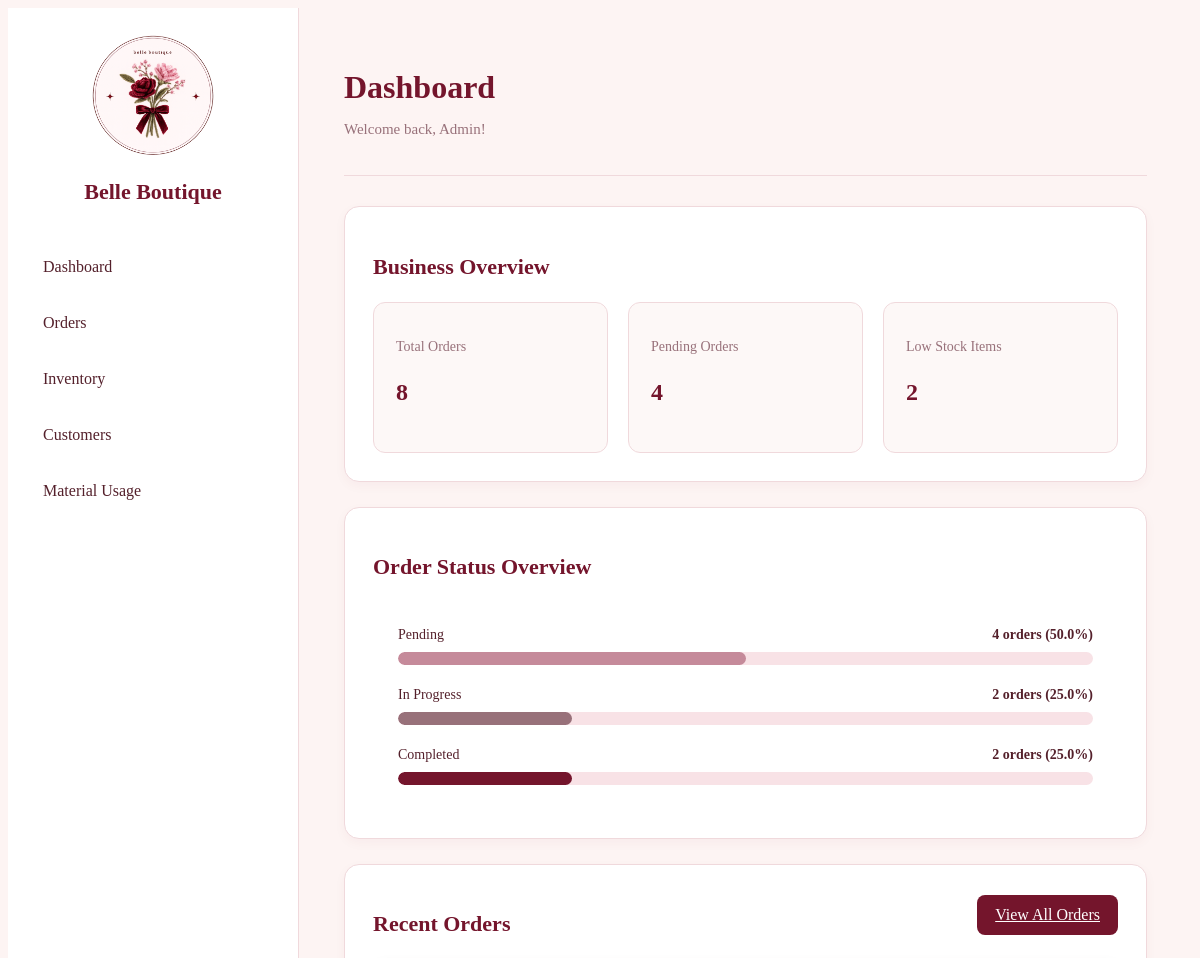
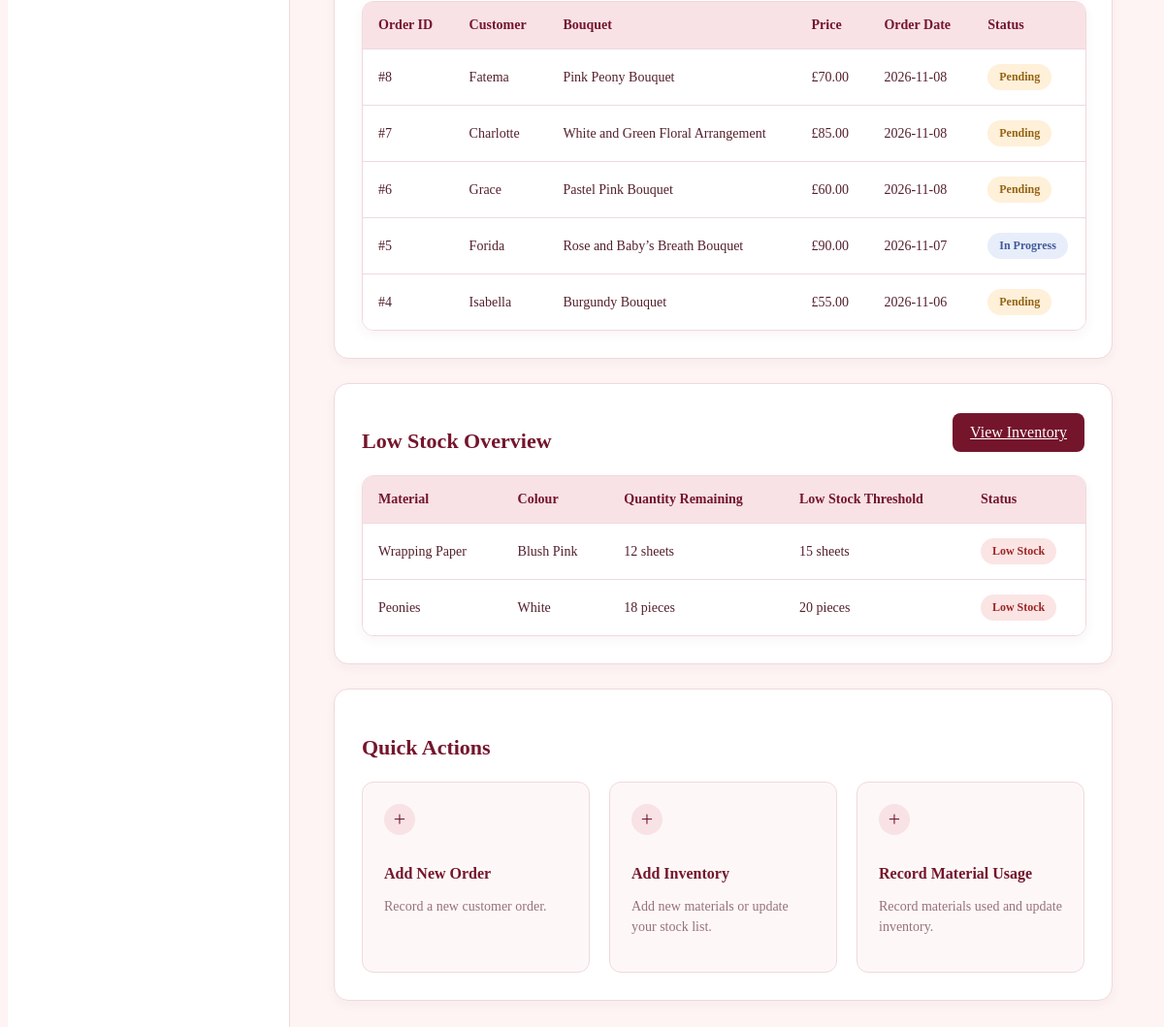
The page / on the database its author committed (2 pictures, top to bottom).
### tables this page shows
CREATE TABLE `orders` (
  `order_id` int NOT NULL,
  `customer_id` int NOT NULL,
  `bouquet_description` text NOT NULL,
  `quantity` int NOT NULL DEFAULT '1',
  `price` decimal(10,2) NOT NULL,
  `order_date` date NOT NULL,
  `deadline` date DEFAULT NULL,
  `status` varchar(30) NOT NULL DEFAULT 'Pending'
);

CREATE TABLE `customers` (
  `customer_id` int NOT NULL,
  `name` varchar(100) NOT NULL,
  `email` varchar(100) DEFAULT NULL,
  `phone` varchar(20) DEFAULT NULL,
  `created_at` timestamp NULL DEFAULT CURRENT_TIMESTAMP
);

CREATE TABLE `inventory` (
  `item_id` int NOT NULL,
  `item_name` varchar(100) NOT NULL,
  `colour` varchar(50) DEFAULT NULL,
  `quantity_in_stock` int NOT NULL DEFAULT '0',
  `low_stock_threshold` int NOT NULL DEFAULT '5',
  `unit` varchar(30) NOT NULL DEFAULT 'pieces'
);

### index.php (the view, shortened to what this page needs)
<?php
require_once "includes/db_connect.php";
$totalOrdersQuery = "SELECT COUNT(*) AS total FROM orders";
try {
    $totalOrdersResult = $conn->query($totalOrdersQuery);
} catch (mysqli_sql_exception $e) {
    error_log("Total orders query failed: " . $e->getMessage());
    die("Unable to load dashboard data right now. Please try again later.");
}
$totalOrders = $totalOrdersResult->fetch_assoc()['total'];
$pendingOrdersQuery = "SELECT COUNT(*) AS total FROM orders WHERE status = 'Pending'";
try {
    $pendingOrdersResult = $conn->query($pendingOrdersQuery);
} catch (mysqli_sql_exception $e) {
    error_log("Pending orders query failed: " . $e->getMessage());
    die("Unable to load dashboard data right now. Please try again later.");
}
$pendingOrders = $pendingOrdersResult->fetch_assoc()['total'];
$orderStatusQuery = "
    SELECT status, COUNT(*) AS total
    FROM orders
    GROUP BY status
";
try {
    $orderStatusResult = $conn->query($orderStatusQuery);
} catch (mysqli_sql_exception $e) {
    error_log("Order status query failed: " . $e->getMessage());
    die("Unable to load dashboard data right now. Please try again later.");
}
$orderStatusCounts = [
    'Pending' => 0,
    'In Progress' => 0,
    'Completed' => 0
];
while ($row = $orderStatusResult->fetch_assoc()) {
    $orderStatusCounts[$row['status']] = $row['total'];
}
$lowStockQuery = "SELECT COUNT(*) AS total FROM inventory
                  WHERE quantity_in_stock <= low_stock_threshold";
try {
    $lowStockResult = $conn->query($lowStockQuery);
} catch (mysqli_sql_exception $e) {
    error_log("Low stock count query failed: " . $e->getMessage());
    die("Unable to load dashboard data right now. Please try again later.");
}
$lowStockItems = $lowStockResult->fetch_assoc()['total'];
$recentOrdersQuery = "
    SELECT orders.order_id,
           customers.name AS customer_name,
           orders.bouquet_description,
           orders.price,
           orders.order_date,
           orders.status
    FROM orders
    INNER JOIN customers
        ON orders.customer_id = customers.customer_id
    ORDER BY orders.order_date DESC, orders.order_id DESC
    LIMIT 5
";
try {
    $recentOrdersResult = $conn->query($recentOrdersQuery);
} catch (mysqli_sql_exception $e) {
    error_log("Recent orders query failed: " . $e->getMessage());
    die("Unable to load dashboard data right now. Please try again later.");
}
$lowStockOverviewQuery = "
    SELECT item_name, colour, quantity_in_stock, unit, low_stock_threshold
    FROM inventory
    WHERE quantity_in_stock <= low_stock_threshold
    ORDER BY quantity_in_stock ASC
";
try {
    $lowStockOverviewResult = $conn->query($lowStockOverviewQuery);
} catch (mysqli_sql_exception $e) {
    error_log("Low stock overview query failed: " . $e->getMessage());
    die("Unable to load dashboard data right now. Please try again later.");
}
?>
<!DOCTYPE html>
<html lang="en">
<head>
    <link rel="stylesheet" href="assets/css/reset.css">
    <link rel="stylesheet" href="assets/css/style.css">
</head>
<body>
    <div class="dashboard">
        <?php include "includes/sidebar.php"; ?>
        <main class="main-content">
            <header class="top-header">
                <div>
                    <h1>Dashboard</h1>
                    <p>Welcome back, Admin!</p>
                </div>
            </header>
            <section class="overview">
                <h2>Business Overview</h2>
                <div class="summary-cards">
                    <div class="summary-card">
                        <h3>Total Orders</h3>
                        <p><?php echo (int)$totalOrders; ?></p>
                    </div>
                    <div class="summary-card">
                        <h3>Pending Orders</h3>
                        <p><?php echo (int)$pendingOrders; ?></p>
                    </div>
                    <div class="summary-card">
                        <h3>Low Stock Items</h3>
                        <p><?php echo (int)$lowStockItems; ?></p>
                    </div>
                </div>
            </section>
            <section class="overview dashboard-section">
                <h2>Order Status Overview</h2>
                <div class="order-status-chart"
                    data-pending="<?php echo (int)$orderStatusCounts['Pending']; ?>"
                    data-progress="<?php echo (int)$orderStatusCounts['In Progress']; ?>"
                    data-completed="<?php echo (int)$orderStatusCounts['Completed']; ?>">
                    <div class="chart-item">
                        <div class="chart-label">
                            <span>Pending</span>
                            <strong>
                                <?php echo $orderStatusCounts['Pending']; ?> orders
                                (<span class="chart-percentage">0%</span>)
                            </strong>
                        </div>
                        <div class="chart-bar">
                            <div class="chart-fill pending-fill"
                                data-status="Pending"></div>
                        </div>
                    </div>
                    <div class="chart-item">
                        <div class="chart-label">
                            <span>In Progress</span>
                            <strong>
                                <?php echo $orderStatusCounts['In Progress']; ?> orders
                                (<span class="chart-percentage">0%</span>)
                            </strong>
                        </div>
                        <div class="chart-bar">
                            <div class="chart-fill progress-fill"
                                data-status="In Progress"></div>
                        </div>
                    </div>
                    <div class="chart-item">
                        <div class="chart-label">
                            <span>Completed</span>
                            <strong>
                                <?php echo $orderStatusCounts['Completed']; ?> orders
                                (<span class="chart-percentage">0%</span>)
                            </strong>
                        </div>
                        <div class="chart-bar">
                            <div class="chart-fill completed-fill"
                                data-status="Completed"></div>
                        </div>
                    </div>
                </div>
            </section>
            <section class="overview dashboard-section">
                <div class="section-header">
                    <h2>Recent Orders</h2>
                    <a href="pages/orders.php" class="primary-button">View All Orders</a>
                </div>
                <div class="table-container">
                    <table>
                        <thead>
                            <tr>
                                <th>Order ID</th>
                                <th>Customer</th>
                                <th>Bouquet</th>
                                <th>Price</th>
                                <th>Order Date</th>
                                <th>Status</th>
                            </tr>
                        </thead>
                        <tbody>
                            <?php if ($recentOrdersResult->num_rows > 0): ?>
                                <?php while ($order = $recentOrdersResult->fetch_assoc()): ?>
                                    <tr>
                                        <td>#<?php echo $order['order_id']; ?></td>
                                        <td>
                                            <?php echo htmlspecialchars($order['customer_name']); ?>
                                        </td>
                                        <td>
                                            <?php echo htmlspecialchars($order['bouquet_description']); ?>
                                        </td>
                                        <td>
                                            £<?php echo number_format($order['price'], 2); ?>
                                        </td>
                                        <td>
                                            <?php echo htmlspecialchars($order['order_date']); ?>
                                        </td>
                                        <td>
                                            <span class="status-badge status-<?php echo strtolower(str_replace(' ', '-', $order['status'])); ?>">
                                                <?php echo htmlspecialchars($order['status']); ?>
                                            </span>
                                        </td>
                                    </tr>
                                <?php endwhile; ?>
                            <?php else: ?>
                                <tr>
                                    <td colspan="6">No orders have been added yet.</td>
                                </tr>
                            <?php endif; ?>
                        </tbody>
                    </table>
                </div>
            </section>
            <section class="overview dashboard-section">
                <div class="section-header">
                    <h2>Low Stock Overview</h2>
                    <a href="pages/inventory.php" class="primary-button">View Inventory</a>
                </div>
                <div class="table-container">
                    <table>
                        <thead>
                            <tr>
                                <th>Material</th>
                                <th>Colour</th>
                                <th>Quantity Remaining</th>
                                <th>Low Stock Threshold</th>
                                <th>Status</th>
                            </tr>
                        </thead>
                        <tbody>
                            <?php if ($lowStockOverviewResult->num_rows > 0): ?>
                                <?php while ($item = $lowStockOverviewResult->fetch_assoc()): ?>
                                    <tr>
                                        <td><?php echo htmlspecialchars($item['item_name']); ?></td>
                                        <td><?php echo htmlspecialchars($item['colour'] ?? ''); ?></td>
                                        <td>
                                            <?php echo htmlspecialchars($item['quantity_in_stock']); ?>
                                            <?php echo htmlspecialchars($item['unit']); ?>
                                        </td>
                                        <td>
                                            <?php echo htmlspecialchars($item['low_stock_threshold']); ?>
                                            <?php echo htmlspecialchars($item['unit']); ?>
                                        </td>
                                        <td>
                                            <span class="stock-badge stock-low">Low Stock</span>
                                        </td>
                                    </tr>
                                <?php endwhile; ?>
                            <?php else: ?>
                                <tr>
                                    <td colspan="5">All materials are sufficiently stocked!</td>
                                </tr>
                            <?php endif; ?>
                        </tbody>
                    </table>
                </div>
            </section>
            <section class="overview dashboard-section">
                <h2>Quick Actions</h2>
                <div class="quick-actions">
                    <a href="pages/add_order.php" class="quick-action">
                        <span>+</span>
                        <h3>Add New Order</h3>
                        <p>Record a new customer order.</p>
                    </a>
                    <a href="pages/add_inventory.php" class="quick-action">
                        <span>+</span>
                        <h3>Add Inventory</h3>
                        <p>Add new materials or update your stock list.</p>
                    </a>
                    <a href="pages/material_usage.php" class="quick-action">
                        <span>+</span>
                        <h3>Record Material Usage</h3>
                        <p>Record materials used and update inventory.</p>
                    </a>
                </div>
            </section>
        </main>
    </div>
</body>
</html>

### includes/sidebar.php
<aside class="sidebar">
    <div class="brand">
        <img src="/belle-boutique/assets/images/belle-boutique-logo.png" alt="Belle Boutique Logo">
        <h2>Belle Boutique</h2>
    </div>
    <nav>
        <a href="/belle-boutique/index.php">Dashboard</a>
        <a href="/belle-boutique/pages/orders.php">Orders</a>
        <a href="/belle-boutique/pages/inventory.php">Inventory</a>
        <a href="/belle-boutique/pages/customers.php">Customers</a>
        <a href="/belle-boutique/pages/material_usage.php">Material Usage</a>
    </nav>
</aside>

### rows shown on the page
orders: order_id "8", customer.name "Fatema", bouquet_description "Pink Peony Bouquet", price "70.00", order_date "2026-11-08", status "Pending"
orders: order_id "7", customer.name "Charlotte", bouquet_description "White and Green Floral Arrangement", price "85.00", order_date "2026-11-08", status "Pending"
orders: order_id "6", customer.name "Grace", bouquet_description "Pastel Pink Bouquet", price "60.00", order_date "2026-11-08", status "Pending"
orders: order_id "5", customer.name "Forida", bouquet_description "Rose and Baby’s Breath Bouquet", price "90.00", order_date "2026-11-07", status "In Progress"
orders: order_id "4", customer.name "Isabella", bouquet_description "Burgundy Bouquet", price "55.00", order_date "2026-11-06", status "Pending"
inventory: item_name "Wrapping Paper", colour "Blush Pink", quantity_in_stock "12", unit "sheets", low_stock_threshold "15"
inventory: item_name "Peonies", colour "White", quantity_in_stock "18", unit "pieces", low_stock_threshold "20"

### other values the page prints
$totalOrders "8"
$pendingOrders "4"
$lowStockItems "2"
$orderStatusCounts['Pending'] "4"
$orderStatusCounts['In Progress'] "2"
$orderStatusCounts['Completed'] "2"
